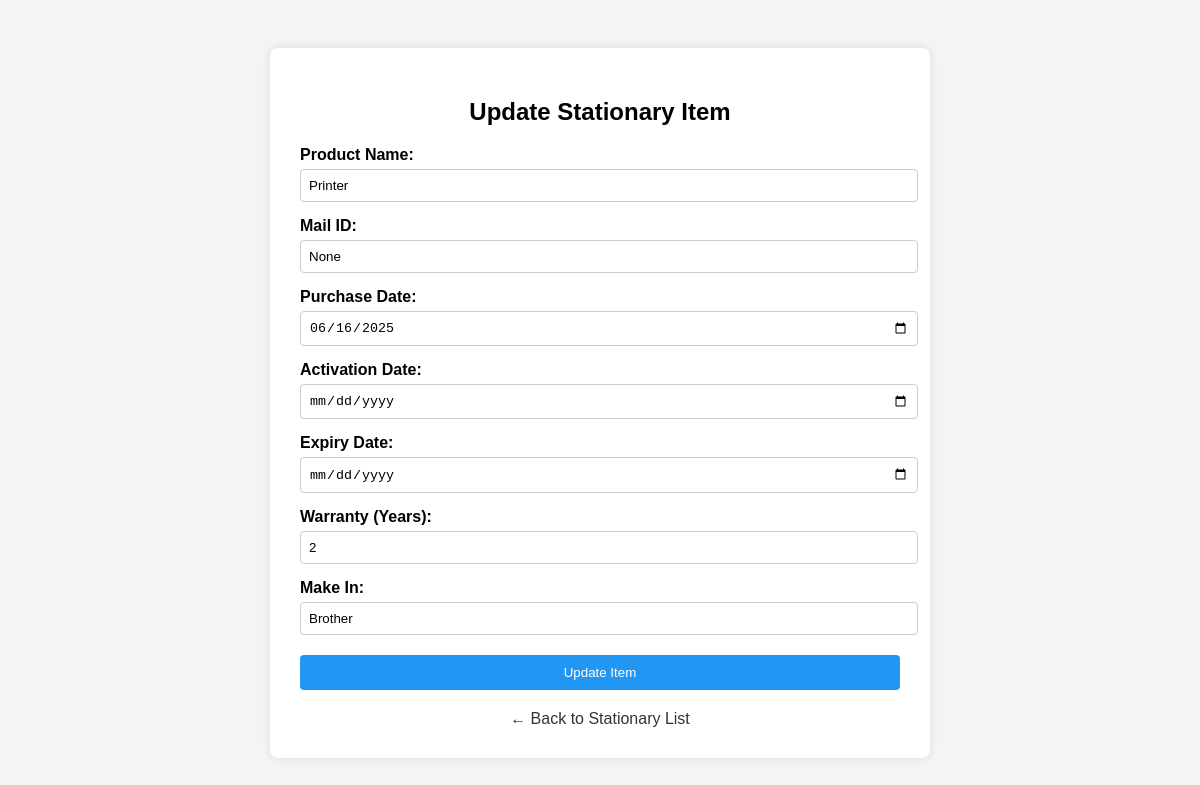
The page /office_stationary/update/1/ on the database its author committed.
### office_stationary/models.py (models this page shows, shortened)
class OfficeStationary(models.Model):
    product_name = models.CharField(max_length=100)
    purchase_date = models.DateField()
    activation_date = models.DateField(null=True, blank=True)
    expiry_date = models.DateField(null=True, blank=True)
    mail_id = models.CharField(max_length=50,null=True, blank=True)
    warranty_years = models.PositiveIntegerField(help_text="How many years of warranty does this product have?")
    make_in = models.CharField(max_length=100, help_text="Model name or company name")

### office_stationary/views.py (the view, shortened to what this page needs)
# urls.py: path('update/<int:pk>/', views.update_stationary, name='update_stationary'), # Update item
def update_stationary(request, pk):
    item = get_object_or_404(OfficeStationary, pk=pk)
    return render(request, 'update_stationary.html', {'item': item})

### templates/update_stationary.html (shortened to what this page needs)
<!DOCTYPE html>
<html lang="en">
<head>
</head>
<body>
<div class="form-container">
    <h2>Update Stationary Item</h2>
    <form method="POST">
        <label for="product_name">Product Name:</label>
        <input type="text" name="product_name" value="{{ item.product_name }}" required>
        <label for="mail_id">Mail ID:</label>
        <input type="text" name="mail_id" value="{{ item.mail_id }}" required>
        <label for="purchase_date">Purchase Date:</label>
        <input type="date" name="purchase_date" value="{{ item.purchase_date|date:'Y-m-d' }}" required>
        <label for="activation_date">Activation Date:</label>
        <input type="date" name="activation_date" value="{{ item.activation_date|date:'Y-m-d' }}" required>
        <label for="expiry_date">Expiry Date:</label>
        <input type="date" name="expiry_date" value="{{ item.expiry_date|date:'Y-m-d' }}" required>
        <label for="warranty_years">Warranty (Years):</label>
        <input type="number" name="warranty_years" value="{{ item.warranty_years }}" min="0" required>
        <label for="make_in">Make In:</label>
        <input type="text" name="make_in" value="{{ item.make_in }}" required>
        <button type="submit">Update Item</button>
    </form>
    <div class="back-link">
        <a href="{% url 'stationary_list' %}">← Back to Stationary List</a>
    </div>
</div>
</body>
</html>

### templates/update_stationary.html (style rules this page uses)
body { font-family: Arial, sans-serif; padding: 40px; background-color: #f4f4f4; }
.form-container { background-color: white; padding: 30px; border-radius: 8px; max-width: 600px; margin: auto; box-shadow: 0 0 10px rgba(0,0,0,0.1); }
h2 { text-align: center; }
label { display: block; margin-top: 15px; font-weight: bold; }
input[type="text"], input[type="date"], input[type="number"] { width: 100%; padding: 8px; margin-top: 5px; border: 1px solid #ccc; border-radius: 4px; }
button { margin-top: 20px; padding: 10px 20px; background-color: #2196F3; color: white; border: none; border-radius: 4px; cursor: pointer; width: 100%; }
.back-link { text-align: center; margin-top: 20px; }
.back-link a { color: #333; text-decoration: none; }

### rows shown on the page
OfficeStationary: product_name "Printer", mail_id "None", purchase_date "06/16/2025", warranty_years "2", make_in "Brother"
